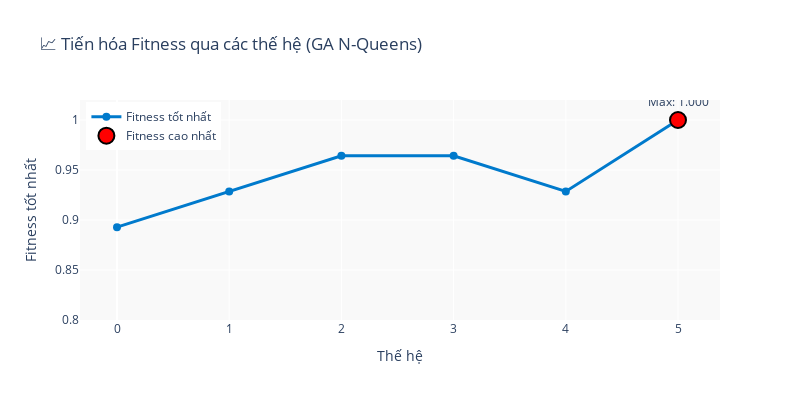

Notebook code cell kept with this figure:
### Markdown cell above
## Biểu đồ tiến hóa Fitness

Biểu đồ có:

- Vùng nền bóng mờ thể hiện xu hướng.
- Marker và chú thích điểm fitness cao nhất.

### Code cell
gens = np.arange(len(best_fitness_per_gen))
vals = np.array(best_fitness_per_gen)
max_gen = np.argmax(vals)
import plotly.graph_objs as go
import plotly.io as pio

fig = go.Figure()

fig.add_trace(
    go.Scatter(
        x=gens,
        y=vals,
        mode="lines+markers",
        line=dict(color="#007acc", width=3),
        marker=dict(size=8),
        name="Fitness tốt nhất",
    )
)

fig.add_trace(
    go.Scatter(
        x=[max_gen],
        y=[vals[max_gen]],
        mode="markers+text",
        marker=dict(color="red", size=16, line=dict(color="black", width=2)),
        text=[f"Max: {vals[max_gen]:.3f}"],
        textposition="top center",
        name="Fitness cao nhất",
    )
)

fig.update_layout(
    title="📈 Tiến hóa Fitness qua các thế hệ (GA N-Queens)",
    xaxis_title="Thế hệ",
    yaxis_title="Fitness tốt nhất",
    yaxis=dict(range=[0.8, 1.02]),
    legend=dict(x=0.01, y=0.99),
    plot_bgcolor="#f9f9f9",
    width=800,
    height=400,
)

fig.show()

### Figure 1 — Plotly figure (JSON) as saved in the notebook; plotly's stock layout.template omitted (floating-point values rounded to 4 significant figures)
{"data": [{"line": {"color": "#007acc", "width": 3}, "marker": {"size": 8}, "mode": "lines+markers", "name": "Fitness tốt nhất", "type": "scatter", "x": [0, 1, 2, 3, 4, 5], "y": [0.8929, 0.9286, 0.9643, 0.9643, 0.9286, 1.0]}, {"marker": {"color": "red", "line": {"color": "black", "width": 2}, "size": 16}, "mode": "markers+text", "name": "Fitness cao nhất", "text": ["Max: 1.000"], "textposition": "top center", "type": "scatter", "x": [5], "y": [1]}], "layout": {"height": 400, "legend": {"x": 0.01, "y": 0.99}, "plot_bgcolor": "#f9f9f9", "title": {"text": "📈 Tiến hóa Fitness qua các thế hệ (GA N-Queens)"}, "width": 800, "xaxis": {"title": {"text": "Thế hệ"}}, "yaxis": {"range": [0.8, 1.02], "title": {"text": "Fitness tốt nhất"}}}}
